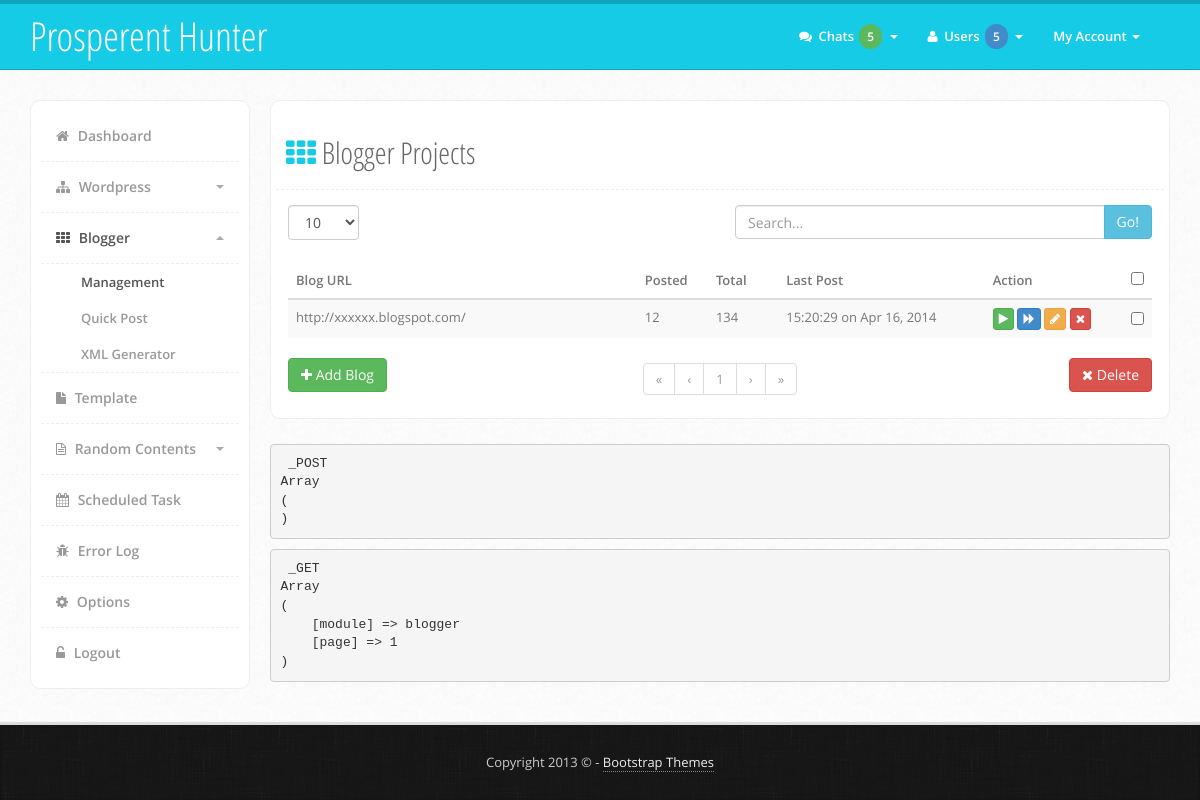
Page /?module=blogger (signed in) on the committed database.
### tables this page shows
CREATE TABLE IF NOT EXISTS `blogger` (
  `ID` int(255) NOT NULL AUTO_INCREMENT,
  `blog_url` text NOT NULL,
  `blogId` varchar(18) NOT NULL,
  `email` varchar(255) NOT NULL,
  `password` varchar(255) NOT NULL,
  `api` varchar(32) NOT NULL,
  `template` text NOT NULL,
  `cronjob` varchar(255) NOT NULL,
  `duration` int(255) NOT NULL,
  `timeformat` varchar(32) NOT NULL,
  `lastpost` int(11) NOT NULL,
  PRIMARY KEY (`ID`)
);

### module.php (called while the page is built, shortened)
<?php
if (isset($_GET['module'])) {
    $module['module'] = $_GET['module'];
    if ($module['module'] == 'blogger') {
        if (isset($_GET['m-option'])) {
            if ($_GET['m-option'] == 'add-blogger') {
                $module['file'] = 'module/blogger/add-blogger.php';
                $module['title'] = 'Add Blogger';
            }
            if ($_GET['m-option'] == 'edit-blogger') {
                $module['file'] = 'module/blogger/edit-blogger.php';
                $module['title'] = 'Edit Blogger';
            }
            if ($_GET['m-option'] == 'edit-keyword') {
                $module['file'] = 'module/blogger/edit-keyword.php';
                $module['title'] = 'Edit Keyword';
            }
        } else {
            $module['file'] = 'module/blogger/blogger.php';
            $module['title'] = 'Blogger Projects';
        }
    }
} else {
    $module['module'] = 'dashboard';
    $module['file'] = 'dashboard.php';
    $module['title'] = 'Dashboard';
}
?>

### module/blogger/blogger.php (the view, shortened to what this page needs)
<?php
if (isset($_GET['length'])) {
    $limit = slashes($_GET['length']);
} else {
    $limit = '10';
}
$page = (int)$_GET['page'];
$eu = (($page - '1') * $limit);
$queryBlog = "SELECT * FROM blogger";
if (isset($_GET['search'])) {
    $search = slashes($_GET['search']);
    $queryBlog .= " WHERE blog_url LIKE '%" . $search . "%'";
} else {
    $search = NULL;
}
$resultTotal = $mysqli->query($queryBlog)->num_rows OR trigger_error($mysqli->error . "[$queryBlog]");
$queryData = $queryBlog . " LIMIT $eu, $limit";
$resultBlog = $mysqli->query($queryData) OR trigger_error($mysqli->error . "[$queryData]");
?>
                            <div class="content-box">
                                <div class="content-head">
                                    <h2><i class="fa fa-th color"></i> <?php echo $module['title']; ?></h2>
                                </div>
                                <div class="content-body">
                                    <form name ="tool-form" action="" method="GET">
                                        <div class="row">
                                            <div class="col-md-6 form-group">
                                                <label>
                                                    <select name="length" class="form-control" size="1" onchange="this.form.submit()">
                                                        <option value="10" <?php echo ($limit == '10') ? "selected" : "" ?>>10</option>
                                                    </select>
                                                </label>
                                            </div>
                                            <div class="col-md-6 input-group">
                                                <div class="input-group">
                                                    <input type="text" name="search" class="form-control" placeholder="Search..." value="<?php echo $search; ?>">
                                                    <span class="input-group-btn"><button type="submit" class="btn default">Go!</button></span>
                                                </div>
                                            </div>
                                        </div>
                                    </form>
                                    <form name="blogger-form" action="" method="POST">
                                        <table class="table table-striped table-hover">
                                            <thead>
                                                <tr>
                                                    <th class="col-md-5">Blog URL</th>
                                                    <th class="col-md-1">Posted</th>
                                                    <th class="col-md-1">Total</th>
                                                    <th class="col-md-3">Last Post</th>
                                                    <th class="col-md-2">Action</th>
                                                    <th class="col-md-1 text-center"><input type="checkbox" name="select-all" class="select-all" data-checkbox-name="delete-item[]" /></th>
                                                </tr>
                                            </thead>
                                            <tbody>
                                                <?php while ($bgRow = $resultBlog->fetch_array(MYSQLI_ASSOC)) { ?>
                                                <tr>
                                                    <td><?php echo shortString($bgRow['blog_url'], '30'); ?></td>
                                                    <td>
                                                        <?php
                                                        $queryItem = "SELECT * FROM products WHERE blogId = '" . $bgRow['ID'] . "' AND type = 'blogger' AND status = 'Posted'";
                                                        $resultItem = $mysqli->query($queryItem)->num_rows OR trigger_error($mysqli->error . "[$queryItem]");
                                                        echo $resultItem;
                                                        ?>
                                                    </td>
                                                    <td>
                                                        <?php
                                                        $queryPosted = "SELECT * FROM products WHERE blogId = '" . $bgRow['ID'] . "' AND type = 'blogger'";
                                                        $resultPosted = $mysqli->query($queryPosted)->num_rows OR trigger_error($mysqli->error . "[$queryPosted]");
                                                        echo $resultPosted;
                                                        ?>
                                                    </td>
                                                    <td><?php echo strftime("%H:%M:%S on %b %d, %Y", $bgRow['lastpost']); ?></td>
                                                    <td>
                                                        <a href="?module=poster&s-post&bg=<?php echo $bgRow['ID']; ?>" class="btn btn-xs green"><i class="fa fa-play" data-toggle="tooltip" title="Manual Post"></i></a>
                                                        <a href="?module=poster&b-post&bg=<?php echo $bgRow['ID']; ?>" class="btn btn-xs blue"><i class="fa fa-forward" data-toggle="tooltip" title="Bulk Post"></i></a>
                                                        <a href="?module=blogger&m-option=edit-blogger&id=<?php echo $bgRow['ID']; ?>" class="btn btn-xs yellow"><i class="fa fa-pencil" data-toggle="tooltip" title="Edit"></i></a>
                                                        <a href="#delete" class="btn btn-xs red deleteItem" data-toggle="modal" data-id="<?php echo $bgRow['ID']; ?>"><i class="fa fa-times" data-toggle="tooltip" title="Delete"></i></a>
                                                    </td>
                                                    <td class="text-center"><input type="checkbox" name="delete-item[]" value="<?php echo $bgRow['ID']; ?>" /></td>
                                                </tr>
                                                <?php } ?>
                                            </tbody>
                                        </table>
                                    </form>
                                    <div class="row">
                                        <div class="col-md-3 text-left">
                                            <a href="?module=blogger&m-option=add-blogger" class="btn green"><i class="fa fa-plus"></i> Add Blog</a>
                                        </div>
                                        <div class="col-md-6">
                                            <div class="text-center">
                                                <ul class="pagination">
                                                    <?php echo pagination($resultTotal, $page, $limit, 'page'); ?>
                                                </ul>
                                            </div>
                                        </div>
                                        <div class="col-md-3 text-right">
                                            <a href="#delete" class="btn red" data-toggle="modal"><i class="fa fa-times"></i> Delete</a>
                                        </div>
                                    </div>
                                </div>
                            </div>

### functions.php (shortened to what this page needs)
<?php
function shortString($string, $limit) {
    if (strlen($string) > ($limit + '3')) {
        $string = substr($string, '0' ,$limit) . '...';
        echo $string;
    } else {
        echo $string;;
    }
}
function pagination($total, $page, $shown, $url) {
    $pages = ceil($total / $shown);
    $range_start = ($page - '2') <= '0' || ($pages - '4') <= '0' ? '1' : (($page + '2') >= $pages ? $pages - '4' : $page - '2');
    $range_end = $pages <= '5' ? $pages : (($page + '2') >= $pages ? $pages : $range_start + '4');
    if ($page > '1') {
        $r[] = '<li><a href="' . url($url, ($page / $page)) . '">&laquo;</a></li>';
        $r[] = '<li><a href="' . url($url, ($page - '1')) . '">&lsaquo;</a></li>';
    } else {
        $r[] = '<li class="disabled"><a href="javascript:;">&laquo;</a></li>';
        $r[] = '<li class="disabled"><a href="javascript:;">&lsaquo;</a></li>';
    }
    if ($range_end > '1') {
        foreach(range($range_start, $range_end) as $key => $value) {
            if ($value == $page) {
                $r[] = '<li class="active"><a href="javascript:;">' . $value . '</a></li>';
            } else {
                $r[] = '<li><a href="' . url($url, $value)  . '">' . $value . '</a></li>';
            }
        }
    } else {
        $r[] = '<li class="disabled"><a href="javascript:;">' . $page . '</a></li>';
    }
    if ($page < $pages) {
        $r[] = '<li><a href="' . url($url, ($page + '1')) . '">&rsaquo;</a></li>';
        $r[] = '<li><a href="' . url($url, $pages) . '">&raquo;</a></li>';
    } else {
        $r[] = '<li class="disabled"><a href="javascript:;">&rsaquo;</a></li>';
        $r[] = '<li class="disabled"><a href="javascript:;">&raquo;</a></li>';
    }
    return ((isset($r)) ? implode("\r\n", $r) : '');
}
?>

### assets/css/style.css (style rules this page uses)
body { font-family: 'Open Sans', sans-serif; color: #444; font-size: 13px; line-height: 25px; -webkit-font-smoothing: antialiased; background: #fafafa url('../img/main-back.png') repeat; }
h1,h2,h3,h4 { font-family: 'Open Sans Condensed', sans-serif; }
.color { color: #16cbe6; }
.pagination { margin: 5px 0px; }
.content-box { background: #fff; padding: 5px; border-radius: 10px; border-left: 1px solid #eee; border-top: 1px solid #eee; border-bottom: 1px solid #eee; border-right: 1px solid #eee; }
.content-box .content-head { margin: 0px; font-family: "Open Sans", sans-serif; font-size: 15px; line-height: 25px; color: #666; padding: 10px; margin-bottom: 10px; padding-bottom: 10px; border-bottom: 1px dashed #eee; }
.content-box .content-body { padding: 5px 12px; color: #777; }
.default { color: #ffffff; background-color: #5bc0de; border-color: #46b8da; }
.red { color: #ffffff; background-color: #d9534f; border-color: #d43f3a; }
.blue { color: #ffffff; background-color: #428bca; border-color: #357ebd; }
.green { color: #ffffff; background-color: #5cb85c; border-color: #4cae4c; }
.yellow { color: #ffffff; background-color: #f0ad4e; border-color: #eea236; }

### rows in the picture
blogger: blog_url "http://xxxxxx.blogspot.com/", resultItem "12", resultPosted "134", lastpost "15:20:29 on Apr 16, 2014"

### other values in the picture
$module['title'] "Blogger Projects"
$page "1"
